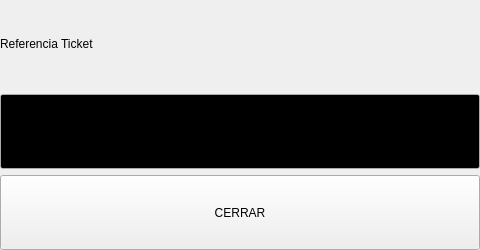
<ui version="4.0" >
 <class>TicketsDevueltosBase</class>
 <widget class="QWidget" name="TicketsDevueltosBase" >
  <property name="geometry" >
   <rect>
    <x>0</x>
    <y>0</y>
    <width>480</width>
    <height>250</height>
   </rect>
  </property>
  <property name="minimumSize" >
   <size>
    <width>480</width>
    <height>250</height>
   </size>
  </property>
  <property name="windowTitle" >
   <string>Dialog</string>
  </property>
  <layout class="QVBoxLayout" name="verticalLayout_4" >
   <property name="margin" >
    <number>0</number>
   </property>
   <item>
    <layout class="QVBoxLayout" >
     <item>
      <widget class="QLabel" name="label" >
       <property name="text" >
        <string>Referencia Ticket</string>
       </property>
      </widget>
     </item>
     <item>
      <widget class="QLineEdit" name="mui_ref" >
       <property name="minimumSize" >
        <size>
         <width>0</width>
         <height>75</height>
        </size>
       </property>
       <property name="palette" >
        <palette>
         <active>
          <colorrole role="WindowText" >
           <brush brushstyle="SolidPattern" >
            <color alpha="255" >
             <red>0</red>
             <green>255</green>
             <blue>0</blue>
            </color>
           </brush>
          </colorrole>
          <colorrole role="Text" >
           <brush brushstyle="SolidPattern" >
            <color alpha="255" >
             <red>0</red>
             <green>255</green>
             <blue>0</blue>
            </color>
           </brush>
          </colorrole>
          <colorrole role="Base" >
           <brush brushstyle="SolidPattern" >
            <color alpha="255" >
             <red>0</red>
             <green>0</green>
             <blue>0</blue>
            </color>
           </brush>
          </colorrole>
         </active>
         <inactive>
          <colorrole role="WindowText" >
           <brush brushstyle="SolidPattern" >
            <color alpha="255" >
             <red>0</red>
             <green>255</green>
             <blue>0</blue>
            </color>
           </brush>
          </colorrole>
          <colorrole role="Text" >
           <brush brushstyle="SolidPattern" >
            <color alpha="255" >
             <red>0</red>
             <green>255</green>
             <blue>0</blue>
            </color>
           </brush>
          </colorrole>
          <colorrole role="Base" >
           <brush brushstyle="SolidPattern" >
            <color alpha="255" >
             <red>0</red>
             <green>0</green>
             <blue>0</blue>
            </color>
           </brush>
          </colorrole>
         </inactive>
         <disabled>
          <colorrole role="WindowText" >
           <brush brushstyle="SolidPattern" >
            <color alpha="255" >
             <red>119</red>
             <green>119</green>
             <blue>119</blue>
            </color>
           </brush>
          </colorrole>
          <colorrole role="Text" >
           <brush brushstyle="SolidPattern" >
            <color alpha="255" >
             <red>119</red>
             <green>119</green>
             <blue>119</blue>
            </color>
           </brush>
          </colorrole>
          <colorrole role="Base" >
           <brush brushstyle="SolidPattern" >
            <color alpha="255" >
             <red>255</red>
             <green>255</green>
             <blue>255</blue>
            </color>
           </brush>
          </colorrole>
         </disabled>
        </palette>
       </property>
       <property name="font" >
        <font>
         <pointsize>18</pointsize>
        </font>
       </property>
       <property name="focusPolicy" >
        <enum>Qt::StrongFocus</enum>
       </property>
       <property name="alignment" >
        <set>Qt::AlignRight|Qt::AlignTrailing|Qt::AlignVCenter</set>
       </property>
      </widget>
     </item>
    </layout>
   </item>
   <item>
    <layout class="QHBoxLayout" name="horizontalLayout_2" >
     <item>
      <widget class="QPushButton" name="mui_cancelar" >
       <property name="minimumSize" >
        <size>
         <width>0</width>
         <height>75</height>
        </size>
       </property>
       <property name="focusPolicy" >
        <enum>Qt::NoFocus</enum>
       </property>
       <property name="text" >
        <string>CERRAR</string>
       </property>
      </widget>
     </item>
    </layout>
   </item>
  </layout>
 </widget>
 <resources/>
 <connections/>
</ui>
